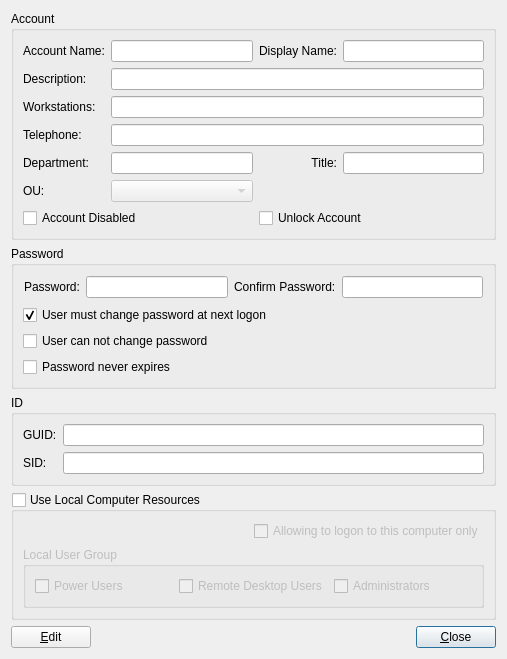
<?xml version="1.0" encoding="UTF-8"?>
<ui version="4.0">
 <class>ADUserInfoWidgetUI</class>
 <widget class="QWidget" name="ADUserInfoWidgetUI">
  <property name="geometry">
   <rect>
    <x>0</x>
    <y>0</y>
    <width>507</width>
    <height>575</height>
   </rect>
  </property>
  <property name="windowTitle">
   <string>AD User Info</string>
  </property>
  <layout class="QGridLayout" name="gridLayout_4">
   <item row="0" column="0">
    <widget class="QGroupBox" name="groupBoxAccount">
     <property name="title">
      <string>Account</string>
     </property>
     <layout class="QGridLayout" name="gridLayout">
      <item row="6" column="2" colspan="2">
       <widget class="QCheckBox" name="checkBoxUnlockAccount">
        <property name="text">
         <string>Unlock Account</string>
        </property>
       </widget>
      </item>
      <item row="0" column="0">
       <widget class="QLabel" name="labelSAMAccountName">
        <property name="text">
         <string>Account Name:</string>
        </property>
       </widget>
      </item>
      <item row="0" column="1">
       <widget class="QLineEdit" name="lineEditSAMAccount">
        <property name="toolTip">
         <string>SAM Account Name</string>
        </property>
        <property name="readOnly">
         <bool>true</bool>
        </property>
       </widget>
      </item>
      <item row="0" column="2">
       <widget class="QLabel" name="labelDisplayName">
        <property name="text">
         <string>Display Name:</string>
        </property>
        <property name="alignment">
         <set>Qt::AlignRight|Qt::AlignTrailing|Qt::AlignVCenter</set>
        </property>
       </widget>
      </item>
      <item row="0" column="3">
       <widget class="QLineEdit" name="lineEditDisplayName">
        <property name="toolTip">
         <string>Display Name</string>
        </property>
        <property name="readOnly">
         <bool>true</bool>
        </property>
       </widget>
      </item>
      <item row="1" column="0">
       <widget class="QLabel" name="labelDescription">
        <property name="text">
         <string>Description:</string>
        </property>
       </widget>
      </item>
      <item row="1" column="1" colspan="3">
       <widget class="QLineEdit" name="lineEditDescription">
        <property name="toolTip">
         <string>Description</string>
        </property>
        <property name="readOnly">
         <bool>true</bool>
        </property>
       </widget>
      </item>
      <item row="2" column="1" colspan="3">
       <widget class="QLineEdit" name="lineEditUserWorkstations">
        <property name="toolTip">
         <string>Workstations User Can Logon To</string>
        </property>
        <property name="readOnly">
         <bool>true</bool>
        </property>
       </widget>
      </item>
      <item row="2" column="0">
       <widget class="QLabel" name="labelUserWorkstations">
        <property name="text">
         <string>Workstations:</string>
        </property>
       </widget>
      </item>
      <item row="3" column="0">
       <widget class="QLabel" name="labelTelephone">
        <property name="text">
         <string>Telephone:</string>
        </property>
       </widget>
      </item>
      <item row="3" column="1" colspan="3">
       <widget class="QLineEdit" name="lineEditTelephone">
        <property name="toolTip">
         <string>Telephone Number</string>
        </property>
        <property name="readOnly">
         <bool>true</bool>
        </property>
       </widget>
      </item>
      <item row="5" column="0">
       <widget class="QLabel" name="labelOU">
        <property name="text">
         <string>OU:</string>
        </property>
       </widget>
      </item>
      <item row="5" column="1">
       <widget class="QComboBox" name="comboBoxOU">
        <property name="enabled">
         <bool>false</bool>
        </property>
       </widget>
      </item>
      <item row="6" column="0" colspan="2">
       <widget class="QCheckBox" name="checkBoxAccountDisabled">
        <property name="text">
         <string>Account Disabled</string>
        </property>
       </widget>
      </item>
      <item row="4" column="0">
       <widget class="QLabel" name="labelDepartment">
        <property name="text">
         <string>Department:</string>
        </property>
       </widget>
      </item>
      <item row="4" column="1">
       <widget class="QLineEdit" name="lineEditDepartment">
        <property name="toolTip">
         <string>Department</string>
        </property>
        <property name="readOnly">
         <bool>true</bool>
        </property>
       </widget>
      </item>
      <item row="4" column="2">
       <widget class="QLabel" name="labelTitle">
        <property name="text">
         <string>Title:</string>
        </property>
        <property name="alignment">
         <set>Qt::AlignRight|Qt::AlignTrailing|Qt::AlignVCenter</set>
        </property>
       </widget>
      </item>
      <item row="4" column="3">
       <widget class="QLineEdit" name="lineEditTitle">
        <property name="toolTip">
         <string>Title</string>
        </property>
        <property name="readOnly">
         <bool>true</bool>
        </property>
       </widget>
      </item>
     </layout>
    </widget>
   </item>
   <item row="2" column="0">
    <widget class="QGroupBox" name="groupBoxID">
     <property name="title">
      <string>ID</string>
     </property>
     <layout class="QGridLayout" name="gridLayout_2">
      <item row="0" column="0">
       <widget class="QLabel" name="label">
        <property name="text">
         <string>GUID:</string>
        </property>
       </widget>
      </item>
      <item row="0" column="1">
       <widget class="QLineEdit" name="lineEditGUID">
        <property name="toolTip">
         <string>GUID</string>
        </property>
        <property name="readOnly">
         <bool>true</bool>
        </property>
       </widget>
      </item>
      <item row="1" column="0">
       <widget class="QLabel" name="labelSID">
        <property name="text">
         <string>SID:</string>
        </property>
       </widget>
      </item>
      <item row="1" column="1">
       <widget class="QLineEdit" name="lineEditSID">
        <property name="toolTip">
         <string>SID</string>
        </property>
        <property name="readOnly">
         <bool>true</bool>
        </property>
       </widget>
      </item>
     </layout>
    </widget>
   </item>
   <item row="3" column="0">
    <widget class="QGroupBox" name="groupBoxUseLocalComputer">
     <property name="title">
      <string>Use Local Computer Resources</string>
     </property>
     <property name="checkable">
      <bool>true</bool>
     </property>
     <property name="checked">
      <bool>false</bool>
     </property>
     <layout class="QGridLayout" name="gridLayout_3">
      <item row="0" column="1" colspan="3">
       <widget class="QCheckBox" name="checkBoxLogonOnly">
        <property name="text">
         <string>Allowing to logon to this computer only</string>
        </property>
       </widget>
      </item>
      <item row="0" column="0">
       <spacer name="horizontalSpacer_3">
        <property name="orientation">
         <enum>Qt::Horizontal</enum>
        </property>
        <property name="sizeHint" stdset="0">
         <size>
          <width>40</width>
          <height>20</height>
         </size>
        </property>
       </spacer>
      </item>
      <item row="1" column="0" colspan="4">
       <widget class="QGroupBox" name="groupBoxLocalGroup">
        <property name="title">
         <string>Local User Group</string>
        </property>
        <layout class="QHBoxLayout" name="horizontalLayout">
         <item>
          <widget class="QCheckBox" name="checkBoxPowerUsers">
           <property name="text">
            <string>Power Users</string>
           </property>
          </widget>
         </item>
         <item>
          <widget class="QCheckBox" name="checkBoxRDusers">
           <property name="text">
            <string>Remote Desktop Users</string>
           </property>
          </widget>
         </item>
         <item>
          <widget class="QCheckBox" name="checkBoxAdministrators">
           <property name="text">
            <string>Administrators</string>
           </property>
          </widget>
         </item>
        </layout>
       </widget>
      </item>
     </layout>
    </widget>
   </item>
   <item row="4" column="0">
    <layout class="QHBoxLayout" name="horizontalLayout_2">
     <item>
      <widget class="QPushButton" name="pushButtonEdit">
       <property name="text">
        <string>&amp;Edit</string>
       </property>
      </widget>
     </item>
     <item>
      <spacer name="horizontalSpacer">
       <property name="orientation">
        <enum>Qt::Horizontal</enum>
       </property>
       <property name="sizeHint" stdset="0">
        <size>
         <width>40</width>
         <height>20</height>
        </size>
       </property>
      </spacer>
     </item>
     <item>
      <widget class="QPushButton" name="pushButtonClose">
       <property name="toolTip">
        <string>Close</string>
       </property>
       <property name="text">
        <string>&amp;Close</string>
       </property>
       <property name="default">
        <bool>true</bool>
       </property>
      </widget>
     </item>
    </layout>
   </item>
   <item row="1" column="0">
    <widget class="QGroupBox" name="groupBoxPassword">
     <property name="title">
      <string>Password</string>
     </property>
     <layout class="QGridLayout" name="gridLayout_5">
      <item row="1" column="0">
       <widget class="QCheckBox" name="checkBoxUserMustChangePassword">
        <property name="text">
         <string>User must change password at next logon</string>
        </property>
        <property name="checked">
         <bool>true</bool>
        </property>
       </widget>
      </item>
      <item row="2" column="0">
       <widget class="QCheckBox" name="checkBoxUserCannotChangePassword">
        <property name="text">
         <string>User can not change password</string>
        </property>
       </widget>
      </item>
      <item row="0" column="0">
       <widget class="QFrame" name="framePassword">
        <property name="frameShape">
         <enum>QFrame::NoFrame</enum>
        </property>
        <property name="frameShadow">
         <enum>QFrame::Raised</enum>
        </property>
        <layout class="QHBoxLayout" name="horizontalLayout_3">
         <property name="leftMargin">
          <number>1</number>
         </property>
         <property name="topMargin">
          <number>1</number>
         </property>
         <property name="rightMargin">
          <number>1</number>
         </property>
         <property name="bottomMargin">
          <number>1</number>
         </property>
         <item>
          <widget class="QLabel" name="labelPassword">
           <property name="text">
            <string>Password:</string>
           </property>
          </widget>
         </item>
         <item>
          <widget class="QLineEdit" name="lineEditPassword">
           <property name="echoMode">
            <enum>QLineEdit::Password</enum>
           </property>
          </widget>
         </item>
         <item>
          <widget class="QLabel" name="labelConfirmPassword">
           <property name="text">
            <string>Confirm Password:</string>
           </property>
          </widget>
         </item>
         <item>
          <widget class="QLineEdit" name="lineEditConfirmPassword"/>
         </item>
        </layout>
       </widget>
      </item>
      <item row="3" column="0">
       <widget class="QCheckBox" name="checkBoxPasswordNeverExpires">
        <property name="text">
         <string>Password never expires</string>
        </property>
       </widget>
      </item>
     </layout>
    </widget>
   </item>
  </layout>
 </widget>
 <resources/>
 <connections/>
</ui>
